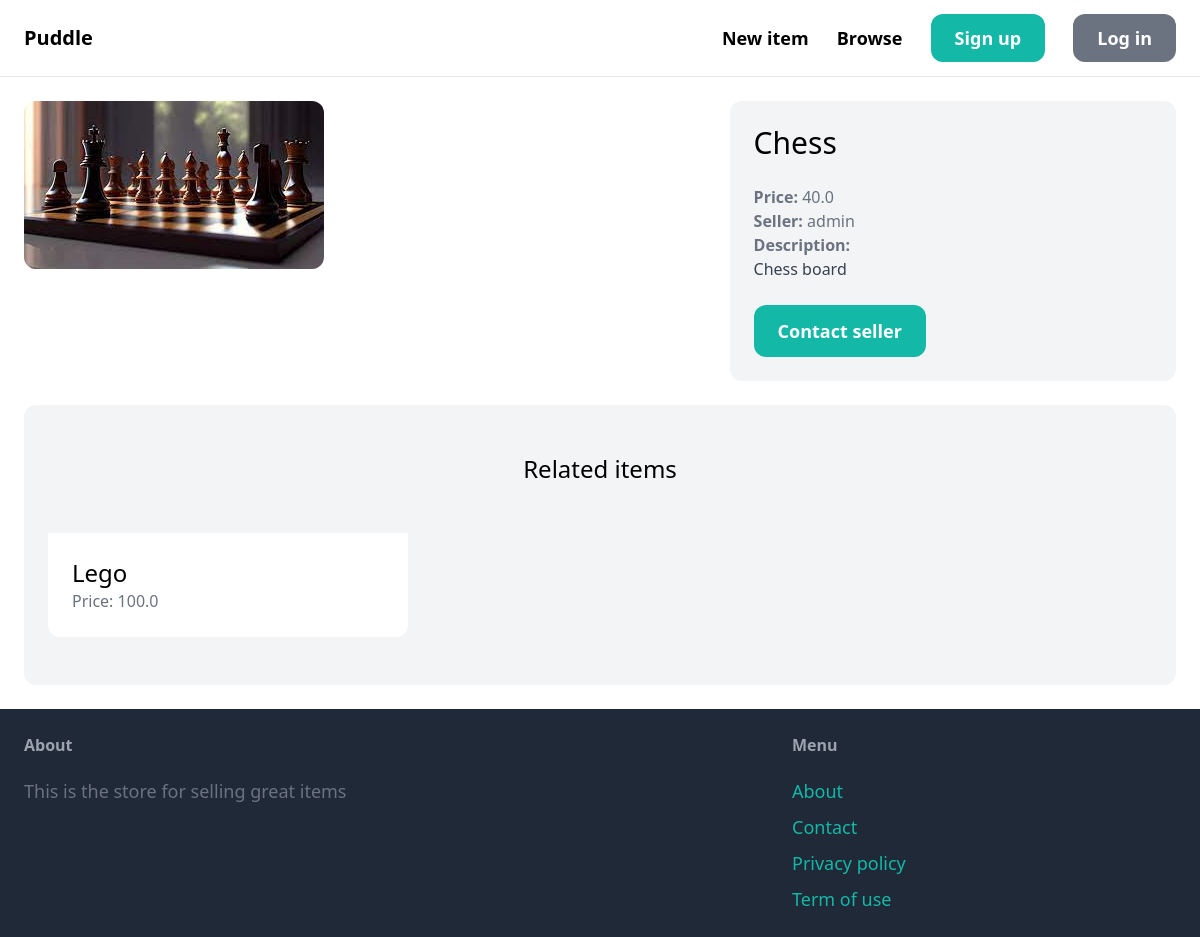
Screenshot of /items/2/ with the database file from the repository.
### items/models.py (models this page shows, shortened)
class Item(models.Model):
    category = models.ForeignKey(Category, related_name ='items',on_delete = models.CASCADE)
    name = models.CharField(max_length=255)
    description = models.TextField(blank=True,null=True)
    price = models.FloatField()
    image = models.ImageField(upload_to='item_images',blank=True,null=True)
    is_sold = models.BooleanField(default=False)
    created_by = models.ForeignKey(User, related_name='items', on_delete = models.CASCADE)
    created_at = models.DateTimeField(auto_now_add=True)
    class Meta:
        ordering = ('name','category','price','is_sold','created_by','created_at')
        verbose_name_plural = "Items"

### items/views.py (the view)
# urls.py: path('<int:pk>/', views.detail ,name="items-detail"),
def detail(request:HttpRequest, pk:int):
    item = get_object_or_404(Item,pk=pk)
    related_items = Item.objects.filter(category=item.category,is_sold=False).exclude(pk=pk)[0:3]
    return render(
        request,'items/detail.html',{
            'item':item,
            'related_item':related_items
        }
    )

### items/templates/items/detail.html (shortened to what this page needs)
{% extends 'core/base.html' %}
{% block content %}
<div class="grid grid-cols-5 gap-6">
    <div class="col-span-3">
        <img src="{{ item.image.url }}" class="rounded-xl">
    </div>
    <div class="col-span-2 p-6 bg-gray-100 rounded-xl">
        <h1 class="mb-6 text-3xl">{{ item.name }}</h1>
        <p class="text-gray-500"><strong>Price: </strong>{{ item.price }}</p>
        <p class="text-gray-500"><strong>Seller: </strong>{{ item.created_by.username }}</p>
        {% if item.description %}
            <p class="text-gray-700">
                <strong class="text-gray-500">Description:</strong><br>
                {{ item.description }}
            </p>
        {% endif %}
        {% if request.user == item.created_by %}
            <div class="mt-6 p-6 bg-white rounded-xl">
                <p>This is your item!</p>
                <a href="{% url "items:items-edit" item.id %}" class="inline-block mt-6 px-6 py-3 text-lg font-semibold bg-teal-500 text-white rounded-xl hover:bg-teal-700">Edit</a>
                <a href="{% url "items:items-delete" item.id%}" class="inline-block mt-6 px-6 py-3 text-lg font-semibold bg-red-500 text-white rounded-xl hover:bg-red-700">Delete</a>
            </div>
        {% else %}
            <a href="{% url 'conversation:new' item.id %}" class="inline-block mt-6 px-6 py-3 text-lg font-semibold bg-teal-500 text-white rounded-xl hover:bg-teal-700">Contact seller</a>
        {% endif %}
    </div>
</div>
<div class="mt-6 px-6 py-12 bg-gray-100 rounded-xl">
    <h2 class="mb-12 text-2xl text-center">Related items</h2>
    <div class="grid grid-cols-3 gap-3">
        {% for item in related_item %}
            <div>
                <a href="{% url 'items:items-detail' item.id %}">
                    <div class="p-6 bg-white rounded-b-xl">
                        <h2 class="text-2xl">{{ item.name }}</h2>
                        <p class="text-gray-500">Price: {{ item.price }}</p>
                    </div>
                </a>
            </div>
        {% endfor %}
    </div>
</div>
{% endblock %}

### rows the page displays
Item: image (picture), name "Chess", price "40.0", created_by.username "admin", description "Chess board"
Item: name "Lego", price "100.0"
